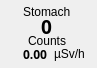
         <widget class="QFrame" name="cps_frame_m6_2">
          <property name="geometry">
           <rect>
            <x>56</x>
            <y>334</y>
            <width>97</width>
            <height>68</height>
           </rect>
          </property>
          <property name="toolTip">
           <string>&lt;html&gt;&lt;head/&gt;&lt;body&gt;&lt;p&gt;Module 6&lt;/p&gt;&lt;/body&gt;&lt;/html&gt;</string>
          </property>
          <property name="frameShape">
           <enum>QFrame::NoFrame</enum>
          </property>
          <property name="frameShadow">
           <enum>QFrame::Plain</enum>
          </property>
          <widget class="QLabel" name="cps_bg_m6_2">
           <property name="geometry">
            <rect>
             <x>2</x>
             <y>2</y>
             <width>91</width>
             <height>62</height>
            </rect>
           </property>
           <property name="frameShadow">
            <enum>QFrame::Sunken</enum>
           </property>
           <property name="text">
            <string/>
           </property>
           <property name="pixmap">
            <pixmap resource="RadMaster 3000+ v0.1/resources.qrc">:/bg/resources/bg/cps_frame.png</pixmap>
           </property>
           <property name="scaledContents">
            <bool>true</bool>
           </property>
          </widget>
          <widget class="QWidget" name="layoutWidget_22">
           <property name="geometry">
            <rect>
             <x>2</x>
             <y>5</y>
             <width>90</width>
             <height>60</height>
            </rect>
           </property>
           <layout class="QVBoxLayout" name="verticalLayout_32">
            <property name="spacing">
             <number>0</number>
            </property>
            <item alignment="Qt::AlignHCenter">
             <widget class="QLabel" name="res_bodypart_6">
              <property name="maximumSize">
               <size>
                <width>16777215</width>
                <height>13</height>
               </size>
              </property>
              <property name="text">
               <string>Stomach</string>
              </property>
             </widget>
            </item>
            <item alignment="Qt::AlignHCenter">
             <widget class="QLabel" name="counts_6">
              <property name="maximumSize">
               <size>
                <width>16777215</width>
                <height>16</height>
               </size>
              </property>
              <property name="font">
               <font>
                <family>Arial Black</family>
                <pointsize>14</pointsize>
                <weight>75</weight>
                <bold>true</bold>
               </font>
              </property>
              <property name="text">
               <string>0</string>
              </property>
             </widget>
            </item>
            <item alignment="Qt::AlignHCenter">
             <widget class="QLabel" name="counts_label_6">
              <property name="maximumSize">
               <size>
                <width>16777215</width>
                <height>13</height>
               </size>
              </property>
              <property name="text">
               <string>Counts</string>
              </property>
             </widget>
            </item>
            <item>
             <layout class="QGridLayout" name="gridLayout_25">
              <item row="0" column="0" alignment="Qt::AlignRight">
               <widget class="QLabel" name="res_uSv_6">
                <property name="maximumSize">
                 <size>
                  <width>16777215</width>
                  <height>14</height>
                 </size>
                </property>
                <property name="font">
                 <font>
                  <family>Arial Black</family>
                  <pointsize>9</pointsize>
                  <weight>75</weight>
                  <bold>true</bold>
                 </font>
                </property>
                <property name="text">
                 <string>0.00</string>
                </property>
               </widget>
              </item>
              <item row="0" column="1" alignment="Qt::AlignHCenter">
               <widget class="QLabel" name="res_uSv_label_6">
                <property name="maximumSize">
                 <size>
                  <width>16777215</width>
                  <height>14</height>
                 </size>
                </property>
                <property name="text">
                 <string>µSv/h</string>
                </property>
               </widget>
              </item>
             </layout>
            </item>
           </layout>
          </widget>
         </widget>
